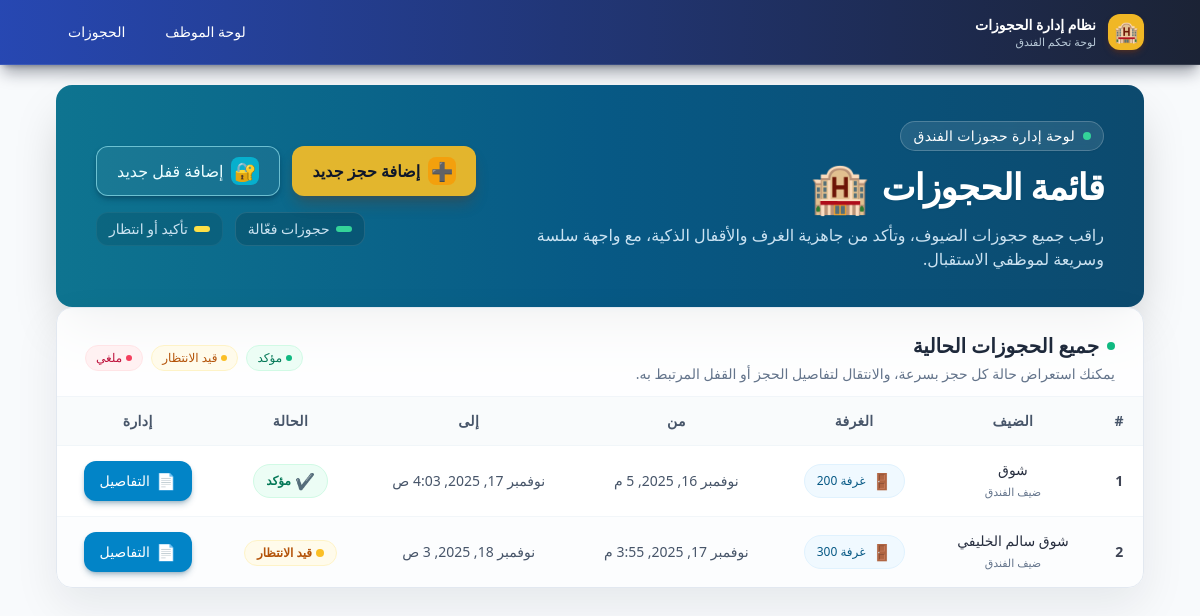
The page /bookings/ on the database its author committed.
### bookings/models.py (models this page shows, shortened)
class Booking(models.Model):
    PENDING = "pending"
    CONFIRMED = "confirmed"
    CANCELLED = "cancelled"
    EXPIRED = "expired"
    STATUS_CHOICES = [
        (PENDING, "Pending"),
        (CONFIRMED, "Confirmed"),
        (CANCELLED, "Cancelled"),
        (EXPIRED, "Expired"),
    ]
    user = models.ForeignKey(User, on_delete=models.CASCADE, null=True, blank=True)
    guest_name = models.CharField(max_length=100)
    guest_email = models.EmailField(blank=True, null=True)
    room_id = models.CharField(max_length=50)
    start_at = models.DateTimeField()
    end_at = models.DateTimeField()
    status = models.CharField(max_length=20, choices=STATUS_CHOICES, default=PENDING)
    created_at = models.DateTimeField(auto_now_add=True)
    wallet_object_id = models.CharField(max_length=200, blank=True, null=True)
    wallet_save_url = models.URLField(blank=True, null=True)
    smartlock_code = models.CharField(max_length=100, blank=True, null=True)
    smartlock_key_id = models.CharField(max_length=100, blank=True, null=True)

### dashboard/views.py (the view)
# urls.py: path("bookings/", views.booking_list, name="booking_list"),
def booking_list(request):
    bookings = Booking.objects.order_by("-created_at")
    return render(request, "dashboard/booking_list.html", {"bookings": bookings})

### templates/dashboard/booking_list.html (shortened to what this page needs)
{% extends "dashboard/base.html" %}
{% block content %}
    <div
        class="relative overflow-hidden rounded-2xl bg-gradient-to-l from-sky-900 via-sky-800 to-cyan-700 text-white shadow-2xl px-6 py-7 sm:px-10 sm:py-9 flex flex-col md:flex-row md:items-center md:justify-between gap-6">
        <div class="space-y-3">
            <p class="inline-flex items-center gap-2 text-xs sm:text-sm tracking-wide uppercase/relaxed bg-white/10 px-3 py-1 rounded-full backdrop-blur-sm border border-white/20 shadow-sm">
                <span class="h-2 w-2 rounded-full bg-emerald-400 animate-pulse"></span>
                لوحة إدارة حجوزات الفندق
            </p>
            <h2 class="text-3xl sm:text-4xl font-extrabold tracking-tight flex items-center gap-3">
                <span class="drop-shadow-sm">قائمة الحجوزات</span>
                <span class="text-4xl sm:text-5xl drop-shadow-sm">🏨</span>
            </h2>
            <p class="max-w-xl text-sm sm:text-base text-sky-100/90 leading-relaxed">
                راقب جميع حجوزات الضيوف، وتأكد من جاهزية الغرف والأقفال الذكية، مع واجهة سلسة وسريعة لموظفي الاستقبال.
            </p>
        </div>
        <div class="flex flex-col items-stretch sm:items-end gap-3 md:gap-4">
            <div class="flex flex-wrap gap-3 justify-start sm:justify-end">
                <a href="{% url 'booking_create' %}"
                   class="group inline-flex items-center gap-2 rounded-xl bg-amber-400/90 hover:bg-amber-300 text-slate-900 font-semibold px-4 sm:px-5 py-2.5 text-sm sm:text-base shadow-lg shadow-amber-900/30 transform hover:-translate-y-0.5 hover:shadow-xl transition-all duration-200">
                    <span
                        class="flex h-7 w-7 items-center justify-center rounded-lg bg-amber-500/90 text-white text-lg group-hover:scale-110 transform transition">
                        ➕
                    </span>
                    <span>إضافة حجز جديد</span>
                </a>
                <a href="{% url 'lock_create' %}"
                   class="group inline-flex items-center gap-2 rounded-xl border border-cyan-200/60 bg-white/5 hover:bg-white/15 text-cyan-50 font-medium px-4 sm:px-5 py-2.5 text-sm sm:text-base shadow-md shadow-sky-950/40 transform hover:-translate-y-0.5 hover:shadow-xl transition-all duration-200">
                    <span
                        class="flex h-7 w-7 items-center justify-center rounded-lg bg-cyan-500/90 text-white text-lg group-hover:scale-110 transform transition">
                        🔐
                    </span>
                    <span>إضافة قفل جديد</span>
                </a>
            </div>
            <div class="flex gap-3 text-xs sm:text-sm text-sky-100/90">
                <div class="flex items-center gap-1.5 bg-black/15 px-3 py-1.5 rounded-xl border border-white/10">
                    <span class="h-1.5 w-4 rounded-full bg-emerald-400"></span>
                    <span>حجوزات فعّالة</span>
                </div>
                <div class="flex items-center gap-1.5 bg-black/10 px-3 py-1.5 rounded-xl border border-white/5">
                    <span class="h-1.5 w-4 rounded-full bg-yellow-300"></span>
                    <span>تأكيد أو انتظار</span>
                </div>
            </div>
        </div>
    </div>
    <div
        class="bg-white/80 backdrop-blur-sm border border-slate-200 rounded-2xl shadow-[0_18px_45px_rgba(15,23,42,0.08)] overflow-hidden animate-rise-soft">
        <div class="px-5 sm:px-7 pt-5 sm:pt-6 pb-3 flex flex-col sm:flex-row items-start sm:items-center justify-between gap-3">
            <div>
                <h3 class="text-lg sm:text-xl font-semibold text-slate-800 flex items-center gap-2">
                    <span class="h-2 w-2 rounded-full bg-emerald-500 animate-pulse"></span>
                    <span>جميع الحجوزات الحالية</span>
                </h3>
                <p class="text-xs sm:text-sm text-slate-500 mt-1">
                    يمكنك استعراض حالة كل حجز بسرعة، والانتقال لتفاصيل الحجز أو القفل المرتبط به.
                </p>
            </div>
            <div class="flex flex-wrap gap-2 text-[11px] sm:text-xs">
                <span
                    class="inline-flex items-center gap-1 rounded-full border border-emerald-100 bg-emerald-50 text-emerald-700 px-2.5 py-1">
                    <span class="h-1.5 w-1.5 rounded-full bg-emerald-500"></span>
                    مؤكد
                </span>
                <span
                    class="inline-flex items-center gap-1 rounded-full border border-amber-100 bg-amber-50 text-amber-700 px-2.5 py-1">
                    <span class="h-1.5 w-1.5 rounded-full bg-amber-400"></span>
                    قيد الانتظار
                </span>
                <span
                    class="inline-flex items-center gap-1 rounded-full border border-rose-100 bg-rose-50 text-rose-700 px-2.5 py-1">
                    <span class="h-1.5 w-1.5 rounded-full bg-rose-500"></span>
                    ملغي
                </span>
            </div>
        </div>
        <div class="overflow-x-auto border-t border-slate-100">
            <table class="min-w-full text-center align-middle text-sm sm:text-base">
                <thead class="bg-slate-50/80 text-slate-600 text-xs sm:text-sm uppercase tracking-wide">
                    <tr>
                        <th class="py-3.5 px-3 sm:px-4 font-semibold">#</th>
                        <th class="py-3.5 px-3 sm:px-4 font-semibold">الضيف</th>
                        <th class="py-3.5 px-3 sm:px-4 font-semibold">الغرفة</th>
                        <th class="py-3.5 px-3 sm:px-4 font-semibold">من</th>
                        <th class="py-3.5 px-3 sm:px-4 font-semibold">إلى</th>
                        <th class="py-3.5 px-3 sm:px-4 font-semibold">الحالة</th>
                        <th class="py-3.5 px-3 sm:px-4 font-semibold">إدارة</th>
                    </tr>
                </thead>
                <tbody class="text-slate-700">
                    {% for booking in bookings %}
                    <tr
                        class="border-t border-slate-100/90 odd:bg-white even:bg-slate-50/40 hover:bg-sky-50/80 transition-colors duration-150 group">
                        <td class="py-3.5 px-3 sm:px-4 font-semibold text-slate-900/80 text-xs sm:text-sm">
                            {{ forloop.counter }}
                        </td>
                        <td class="py-3.5 px-3 sm:px-4 text-sm">
                            <div class="flex flex-col items-center gap-0.5">
                                <span class="font-medium text-slate-900/90 group-hover:text-sky-900 transition-colors">
                                    {{ booking.guest_name }}
                                </span>
                                <span class="text-[11px] text-slate-500">ضيف الفندق</span>
                            </div>
                        </td>
                        <td class="py-3.5 px-3 sm:px-4 text-sm">
                            <span
                                class="inline-flex items-center gap-1.5 rounded-full bg-sky-50 text-sky-800 border border-sky-100 px-3 py-1 text-xs font-medium">
                                <span class="text-base">🚪</span>
                                <span>غرفة {{ booking.room_id }}</span>
                            </span>
                        </td>
                        <td class="py-3.5 px-3 sm:px-4 text-xs sm:text-sm text-slate-600">
                            {{ booking.start_at }}
                        </td>
                        <td class="py-3.5 px-3 sm:px-4 text-xs sm:text-sm text-slate-600">
                            {{ booking.end_at }}
                        </td>
                        <td class="py-3.5 px-3 sm:px-4">
                            {% if booking.status == 'pending' %}
                                <span
                                    class="inline-flex items-center gap-1 rounded-full bg-amber-50 text-amber-700 border border-amber-100 px-3 py-1 text-xs font-semibold animate-soft-pop">
                                    <span class="h-2 w-2 rounded-full bg-amber-400 animate-pulse"></span>
                                    قيد الانتظار
                                </span>
                            {% elif booking.status == 'confirmed' %}
                                <span
                                    class="inline-flex items-center gap-1 rounded-full bg-emerald-50 text-emerald-700 border border-emerald-100 px-3 py-1 text-xs font-semibold animate-soft-pop">
                                    <span class="text-base">✔</span>
                                    مؤكد
                                </span>
                            {% else %}
                                <span
                                    class="inline-flex items-center gap-1 rounded-full bg-rose-50 text-rose-700 border border-rose-100 px-3 py-1 text-xs font-semibold animate-soft-pop">
                                    <span class="text-base">✖</span>
                                    ملغي
                                </span>
                            {% endif %}
                        </td>
                        <td class="py-3.5 px-3 sm:px-4">
                            <a href="{% url 'booking_detail' booking.id %}"
                               class="inline-flex items-center gap-1.5 rounded-xl bg-sky-600 hover:bg-sky-700 text-white text-xs sm:text-sm font-medium px-3.5 sm:px-4 py-2 shadow-md shadow-sky-900/30 transform hover:-translate-y-0.5 hover:shadow-lg transition-all duration-200">
                                <span class="text-base">📄</span>
                                <span>التفاصيل</span>
                            </a>
                        </td>
                    </tr>
                    {% endfor %}
                </tbody>
            </table>
        </div>
    </div>
</div>
{% endblock %}

### templates/dashboard/base.html (style rules this page uses)
body { background-color: #f3f4f6; }

### templates/dashboard/booking_list.html (style rules this page uses)
.animate-rise-soft { animation: rise-soft 0.6s ease-out; }
.animate-soft-pop { animation: soft-pop 0.28s ease-out; }

### rows shown on the page
Booking: guest_name "شوق", room_id "200", start_at "نوفمبر 16, 2025, 5 م", end_at "نوفمبر 17, 2025, 4:03 ص", status "مؤكد"
Booking: guest_name "شوق سالم الخليفي", room_id "300", start_at "نوفمبر 17, 2025, 3:55 م", end_at "نوفمبر 18, 2025, 3 ص", status "pending" (drawn)
